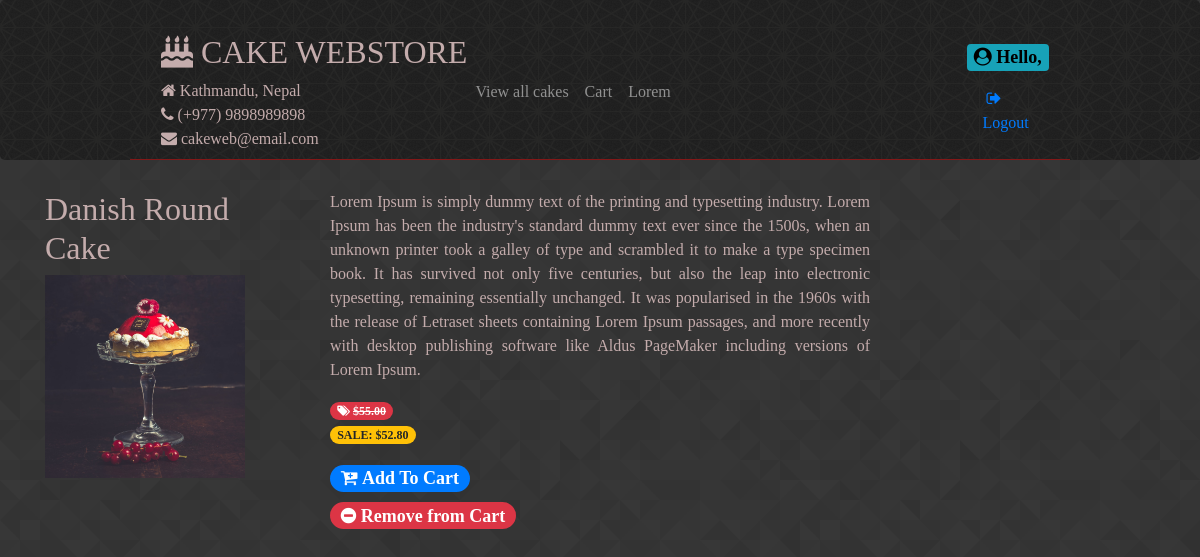
Page /products/7/ on the committed database.
### store/models.py (models this page shows, shortened)
class Product(models.Model):
    id = models.AutoField(primary_key=True)
    name = models.CharField(max_length=200)
    description = models.TextField()
    occasion = models.CharField(choices=OCCASIONS, max_length=2, default='G')
    price = models.FloatField()
    discount_rate = models.FloatField(null=False, blank=True, default=0)
    sale_start = models.DateTimeField(blank=True, null=True, default=None)
    sale_end = models.DateTimeField(blank=True, null=True, default=None)
    photo = models.ImageField(blank=True, null=True,default=None, upload_to='products')
    def is_on_sale(self):
        now = timezone.now()
        if self.sale_start:
            if self.sale_end:
                return self.sale_start <= now <= self.sale_end
            return self.sale_start <= now
        return False
    def get_price(self):
        return self.price
    def current_price(self):
        if self.is_on_sale():
            discounted_price = self.price * (1 - self.discount_rate)
            return round(discounted_price, 2)
        return self.get_rounded_price()

### store/views.py (the view)
# urls.py: path('products/<pk>/', store.views.CakeSingleView.as_view(), name='showCake'),
class CakeSingleView(DetailView):
    model = Product
    template_name = 'store/product.html'

### store/templates/store/product.html (shortened to what this page needs)
{% extends "base.html" %}
{% block content %}
<div class="row">
  <div class="col-sm-3">
    <h2>{{ product.name }}</h2>
    {% if product.photo %}
    <div>
      <a href="{% url 'showCake' product.id %}">
        <img width="200" src="{{ MEDIA_URL }}{{ product.photo }}" />
      </a>
    </div>
    {% endif %}
  </div>
  <div class="col-sm-6">
    <p class="text-justify">{{ product.description }}</p>
    {% if product.is_on_sale %}
    <p>
      <span class="badge badge-pill badge-danger"><i
          class="fa fa-tags"></i>&nbsp<del>${{ product.get_price|floatformat:2 }}</del></span><br />
      <span class="badge badge-pill badge-warning">SALE: ${{ product.current_price|floatformat:2 }}</span>
    </p>
  {% endif %}
  <div>
    <a href="{% url 'addToCart' product.id %}">
      <h4><span class="badge badge-pill badge-primary"><i class="fa fa-cart-plus">&nbsp</i>Add To Cart</span></h4>
    </a>
    <a href="{% url 'removeFromCart' product.id %}">
      <h4><span class="badge badge-pill badge-danger"><i class="fa fa-minus-circle"></i>&nbsp</i>Remove from Cart</span>
      </h4>
    </a>
  </div>
</div>
</div>
{% endblock %}

### store/static/store/styles.css (style rules this page uses)
body { font-family: Caslon !important; color: #c4acac; background: url(images/prism.png) fixed; }

### rows in the picture
Product: name "Danish Round Cake", photo (picture), description "Lorem Ipsum is simply dummy text of the printing and typesetting industry. Lorem Ipsum has been the industry's standard dummy text ever since the 1500s, when an unknown printer took a galley of type and scrambled it to make a type specimen book. It has survived not only five centuries, but also the leap into electronic typesetting, remaining essentially unchanged. It was popularised in the 1960s with the release of Letraset sheets containing Lorem Ipsum passages, and more recently with desktop publishing software like Aldus PageMaker including versions of Lorem Ipsum.", get_price "55.00", current_price "52.80"
